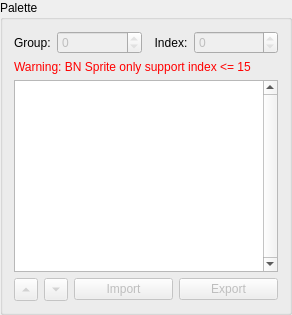
           <widget class="QGroupBox" name="GB_Palette">
            <property name="sizePolicy">
             <sizepolicy hsizetype="Maximum" vsizetype="Expanding">
              <horstretch>0</horstretch>
              <verstretch>0</verstretch>
             </sizepolicy>
            </property>
            <property name="minimumSize">
             <size>
              <width>0</width>
              <height>150</height>
             </size>
            </property>
            <property name="title">
             <string>Palette</string>
            </property>
            <layout class="QVBoxLayout" name="verticalLayout_7">
             <item>
              <layout class="QHBoxLayout" name="horizontalLayout_5">
               <item>
                <widget class="QLabel" name="label_2">
                 <property name="sizePolicy">
                  <sizepolicy hsizetype="Maximum" vsizetype="Preferred">
                   <horstretch>0</horstretch>
                   <verstretch>0</verstretch>
                  </sizepolicy>
                 </property>
                 <property name="layoutDirection">
                  <enum>Qt::LeftToRight</enum>
                 </property>
                 <property name="text">
                  <string>Group:</string>
                 </property>
                </widget>
               </item>
               <item>
                <widget class="QSpinBox" name="Palette_SB_Group">
                 <property name="enabled">
                  <bool>false</bool>
                 </property>
                 <property name="maximum">
                  <number>0</number>
                 </property>
                </widget>
               </item>
               <item>
                <widget class="QLabel" name="label_3">
                 <property name="sizePolicy">
                  <sizepolicy hsizetype="Maximum" vsizetype="Preferred">
                   <horstretch>0</horstretch>
                   <verstretch>0</verstretch>
                  </sizepolicy>
                 </property>
                 <property name="text">
                  <string>  Index:</string>
                 </property>
                </widget>
               </item>
               <item>
                <widget class="QSpinBox" name="Palette_SB_Index">
                 <property name="enabled">
                  <bool>false</bool>
                 </property>
                 <property name="maximum">
                  <number>0</number>
                 </property>
                </widget>
               </item>
              </layout>
             </item>
             <item>
              <widget class="QLabel" name="Palette_Warning">
               <property name="palette">
                <palette>
                 <active>
                  <colorrole role="WindowText">
                   <brush brushstyle="SolidPattern">
                    <color alpha="255">
                     <red>255</red>
                     <green>0</green>
                     <blue>0</blue>
                    </color>
                   </brush>
                  </colorrole>
                 </active>
                 <inactive>
                  <colorrole role="WindowText">
                   <brush brushstyle="SolidPattern">
                    <color alpha="255">
                     <red>255</red>
                     <green>0</green>
                     <blue>0</blue>
                    </color>
                   </brush>
                  </colorrole>
                 </inactive>
                 <disabled>
                  <colorrole role="WindowText">
                   <brush brushstyle="SolidPattern">
                    <color alpha="255">
                     <red>120</red>
                     <green>120</green>
                     <blue>120</blue>
                    </color>
                   </brush>
                  </colorrole>
                 </disabled>
                </palette>
               </property>
               <property name="text">
                <string>Warning: BN Sprite only support index &lt;= 15</string>
               </property>
              </widget>
             </item>
             <item>
              <widget class="PaletteGraphicsView" name="Palette_GV">
               <property name="minimumSize">
                <size>
                 <width>264</width>
                 <height>0</height>
                </size>
               </property>
               <property name="verticalScrollBarPolicy">
                <enum>Qt::ScrollBarAlwaysOn</enum>
               </property>
               <property name="viewportUpdateMode">
                <enum>QGraphicsView::FullViewportUpdate</enum>
               </property>
              </widget>
             </item>
             <item>
              <layout class="QHBoxLayout" name="horizontalLayout_9">
               <item>
                <widget class="QToolButton" name="Palette_PB_Up">
                 <property name="enabled">
                  <bool>false</bool>
                 </property>
                 <property name="text">
                  <string>...</string>
                 </property>
                 <property name="arrowType">
                  <enum>Qt::UpArrow</enum>
                 </property>
                </widget>
               </item>
               <item>
                <widget class="QToolButton" name="Palette_PB_Down">
                 <property name="enabled">
                  <bool>false</bool>
                 </property>
                 <property name="text">
                  <string>...</string>
                 </property>
                 <property name="arrowType">
                  <enum>Qt::DownArrow</enum>
                 </property>
                </widget>
               </item>
               <item>
                <widget class="QPushButton" name="Palette_PB_Import">
                 <property name="enabled">
                  <bool>false</bool>
                 </property>
                 <property name="text">
                  <string>Import</string>
                 </property>
                </widget>
               </item>
               <item>
                <widget class="QPushButton" name="Palette_PB_Export">
                 <property name="enabled">
                  <bool>false</bool>
                 </property>
                 <property name="text">
                  <string>Export</string>
                 </property>
                </widget>
               </item>
              </layout>
             </item>
            </layout>
           </widget>
